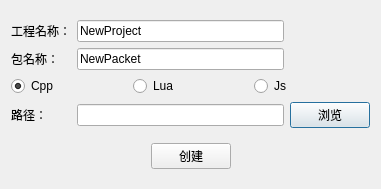
<?xml version="1.0" encoding="UTF-8"?>
<ui version="4.0">
 <class>CCocosCreaterClass</class>
 <widget class="QDialog" name="CCocosCreaterClass">
  <property name="geometry">
   <rect>
    <x>0</x>
    <y>0</y>
    <width>381</width>
    <height>189</height>
   </rect>
  </property>
  <property name="windowTitle">
   <string>Cocos2d-x工程创建器</string>
  </property>
  <layout class="QVBoxLayout" name="verticalLayout">
   <item>
    <layout class="QGridLayout" name="gridLayout">
     <item row="0" column="0">
      <widget class="QLabel" name="lbProjectName">
       <property name="text">
        <string>工程名称：</string>
       </property>
      </widget>
     </item>
     <item row="0" column="1">
      <widget class="QLineEdit" name="leProjectName">
       <property name="text">
        <string>NewProject</string>
       </property>
      </widget>
     </item>
     <item row="1" column="0">
      <widget class="QLabel" name="lbPackageName">
       <property name="text">
        <string>包名称：</string>
       </property>
      </widget>
     </item>
     <item row="1" column="1">
      <widget class="QLineEdit" name="lePackageName">
       <property name="text">
        <string>NewPacket</string>
       </property>
      </widget>
     </item>
     <item row="2" column="0" colspan="3">
      <layout class="QHBoxLayout" name="horizontalLayout_2">
       <item>
        <widget class="QRadioButton" name="RbtnCpp">
         <property name="text">
          <string>Cpp</string>
         </property>
         <property name="checked">
          <bool>true</bool>
         </property>
        </widget>
       </item>
       <item>
        <widget class="QRadioButton" name="RbtnLua">
         <property name="text">
          <string>Lua</string>
         </property>
        </widget>
       </item>
       <item>
        <widget class="QRadioButton" name="RbtnJs">
         <property name="text">
          <string>Js</string>
         </property>
        </widget>
       </item>
      </layout>
     </item>
     <item row="3" column="0">
      <widget class="QLabel" name="lbProjectPath">
       <property name="text">
        <string>路径：</string>
       </property>
      </widget>
     </item>
     <item row="3" column="1">
      <widget class="QLineEdit" name="leProjectPath"/>
     </item>
     <item row="3" column="2">
      <widget class="QPushButton" name="btnBrowser">
       <property name="text">
        <string>浏览</string>
       </property>
      </widget>
     </item>
    </layout>
   </item>
   <item>
    <layout class="QHBoxLayout" name="horizontalLayout">
     <item>
      <spacer name="horizontalSpacer">
       <property name="orientation">
        <enum>Qt::Horizontal</enum>
       </property>
       <property name="sizeHint" stdset="0">
        <size>
         <width>20</width>
         <height>20</height>
        </size>
       </property>
      </spacer>
     </item>
     <item>
      <widget class="QPushButton" name="btnCreate">
       <property name="text">
        <string>创建</string>
       </property>
      </widget>
     </item>
     <item>
      <spacer name="horizontalSpacer_2">
       <property name="orientation">
        <enum>Qt::Horizontal</enum>
       </property>
       <property name="sizeHint" stdset="0">
        <size>
         <width>20</width>
         <height>20</height>
        </size>
       </property>
      </spacer>
     </item>
    </layout>
   </item>
  </layout>
 </widget>
 <layoutdefault spacing="6" margin="11"/>
 <resources>
  <include location="cocoscreater.qrc"/>
 </resources>
 <connections/>
</ui>
